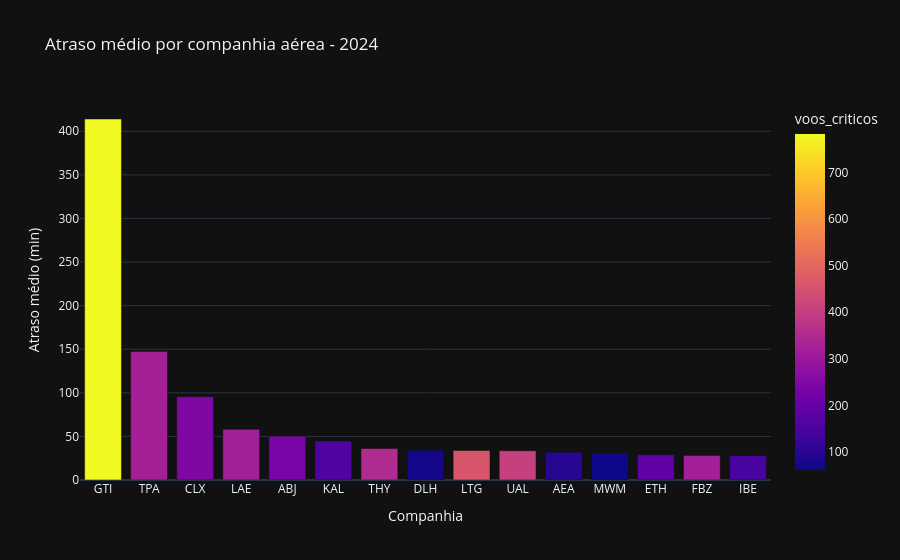

The cell this chart's notebook holds for it:
### Code cell
fig = px.bar(
    df_cia.head(15),
    x="companhia", y="atraso_medio_min",
    color="voos_criticos",
    title="Atraso médio por companhia aérea - 2024",
    labels={"atraso_medio_min": "Atraso médio (min)", "companhia": "Companhia"}
)
fig.show()

### Figure 1 — Plotly figure (JSON) as saved in the notebook; plotly's stock layout.template omitted (floating-point values rounded to 4 significant figures)
{"data": [{"hovertemplate": "Companhia=%{x}<br>Atraso médio (min)=%{y}<br>voos_criticos=%{marker.color}<extra></extra>", "legendgroup": "", "marker": {"color": [783, 324, 246, 319, 236, 157, 351, 71, 459, 404, 98, 61, 185, 322, 146], "coloraxis": "coloraxis", "pattern": {"shape": ""}}, "name": "", "orientation": "v", "showlegend": false, "textposition": "auto", "x": ["GTI", "TPA", "CLX", "LAE", "ABJ", "KAL", "THY", "DLH", "LTG", "UAL", "AEA", "MWM", "ETH", "FBZ", "IBE"], "xaxis": "x", "y": [414.1, 147.3, 95.5, 58.1, 50.3, 44.8, 36.1, 34.0, 33.8, 33.5, 31.8, 31.0, 28.9, 28.0, 27.9], "yaxis": "y", "type": "bar"}], "layout": {"xaxis": {"anchor": "y", "domain": [0.0, 1.0], "title": {"text": "Companhia"}}, "yaxis": {"anchor": "x", "domain": [0.0, 1.0], "title": {"text": "Atraso médio (min)"}}, "coloraxis": {"colorbar": {"title": {"text": "voos_criticos"}}, "colorscale": [[0.0, "#0d0887"], [0.1111, "#46039f"], [0.2222, "#7201a8"], [0.3333, "#9c179e"], [0.4444, "#bd3786"], [0.5556, "#d8576b"], [0.6667, "#ed7953"], [0.7778, "#fb9f3a"], [0.8889, "#fdca26"], [1.0, "#f0f921"]]}, "legend": {"tracegroupgap": 0}, "title": {"text": "Atraso médio por companhia aérea - 2024"}, "barmode": "relative"}}
